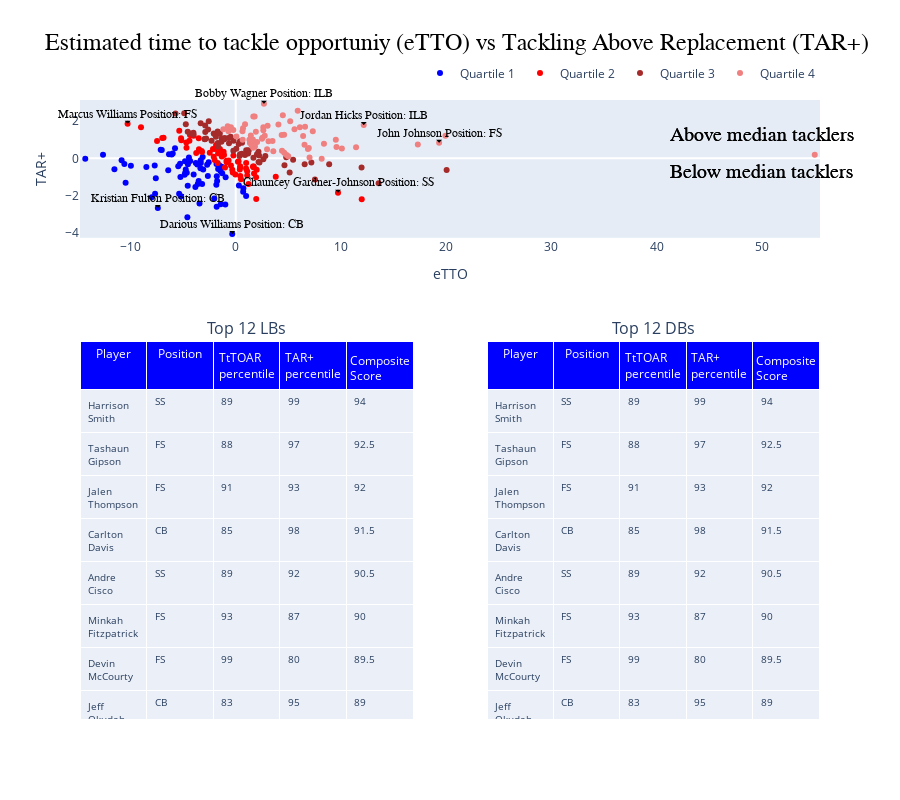

Notebook code cell kept with this figure:
### Code cell
from plotly.subplots import make_subplots


# Create a figure with 2 rows and 1 column
fig = make_subplots(rows=3, cols=2, specs=[[{'colspan':2},None],
                                           [{"type": "table",
                                             'rowspan':2},{"type": "table",
                                             'rowspan':2}],
                                           [None,None]],
                                           subplot_titles=['','Top 12 LBs',
                                                           'Top 12 DBs'])

# Scatter plot
dict_colors = {0:'blue',1:'red',2:'brown',3:'lightcoral'}
for i in range(4):
    metrics_quartile = metrics_df[metrics_df['Quartiles'] == i]
    hover_text = metrics_quartile.apply(lambda row: f"{row['displayName_defender']} - Position {row['position']}", axis=1)
    scatter_trace = go.Scatter(x=metrics_quartile['TtTOE'], y=metrics_quartile['TAR+'], mode='markers', text=hover_text, showlegend=True,
                                marker=dict(color=dict_colors[i],size = 6,opacity = 1), name= f'Quartile {i+1}'
                                )
    fig.add_trace(scatter_trace, row=1, col=1)

# Add horizontal and vertical lines to Scatter plot
# fig.add_hline(y=metrics_df['TAR+'].mean(), line_color='red', line_width=2, line_dash="dash", name='Mean TAR+')
# fig.add_vline(x=metrics_df['TtTOE'].mean(), line_color='red', line_width=2, line_dash="dash", name='Mean TtTOE')

# Set explicit range for x and y axes for Scatter plot
fig.update_xaxes(range=[metrics_df['TtTOE'].min() - 0.5, metrics_df['TtTOE'].max() + 0.5], showgrid=False, row=1, col=1)
fig.update_yaxes(range=[metrics_df['TAR+'].min() - 0.2, metrics_df['TAR+'].max() + 0.2], showgrid=False, row=1, col=1)

# Add annotations for above and below the median of 'TAR+' to Scatter plot
median_tarplus = metrics_df['TAR+'].median()
fig.add_annotation(
    x=50,
    y=median_tarplus + 1,
    text='Above median tacklers',
    showarrow=False,
    ax=0,
    ay=-40,
    font=dict(size=20, color='black', family='Arial'),
    row=1, col=1
)

fig.add_annotation(
    x=50,
    y=median_tarplus - 1,
    text='Below median tacklers',
    showarrow=False,
    ax=0,
    ay=40,
    font=dict(size=20, color='black', family='Arial'),
    row=1, col=1
)
# Set explicit range for x and y axes
fig.update_layout(
    xaxis=dict(range=[metrics_df['TtTOE'].min() - 0.5, metrics_df['TtTOE'].max() + 0.5], showgrid=False),
    yaxis=dict(range=[metrics_df['TAR+'].min() - 0.2, metrics_df['TAR+'].max() + 0.2], showgrid=False),
)

# Add annotations for above and below the median of 'TAR+'
median_tarplus = metrics_df['TAR+'].median()

fig.add_annotation(
    x=50,
    y=median_tarplus + 1,
    text='Above median tacklers',
    showarrow=False,
    ax=0,
    ay=-40,
    font=dict(size=20, color='black', family='Arial'),
)

fig.add_annotation(
    x=50,
    y=median_tarplus - 1,
    text='Below median tacklers',
    showarrow=False,
    ax=0,
    ay=40,
    font=dict(size=20, color='black', family='Arial'),
)

selected_players = ['Chauncey Gardner-Johnson', 'Marcus Williams', 'Darious Williams', 'John Johnson', 'Bobby Wagner',
                    'Kristian Fulton','Jordan Hicks']

annotations = []

for player in selected_players:
    metrics_player = metrics_df[metrics_df['displayName_defender'] == player]
    dict_ann = dict(
        x=metrics_player['TtTOE'].values[0],
        y=metrics_player['TAR+'].values[0],
        text=f"{player} Position: {metrics_player['position'].values[0]}",
        showarrow=True,
        arrowhead=1,
        arrowsize=1,
        arrowwidth=1,
        arrowcolor='black',
        ax=0,
        ay=-10,
        font=dict(size=12, color='black', family='Arial')
    )
    annotations.append(dict_ann)

for annotation in annotations:
    fig.add_annotation(**annotation)

db_df = metrics_df[metrics_df['Position Group'] == 'DB'].sort_values('TAR + TtTOE', ascending=False).head(12)[
    ['displayName_defender', 'position','TtTOE scaled',
       'TAR+ scaled', 'TAR + TtTOE']].round(2)
lb_df = metrics_df[metrics_df['Position Group'] == 'DB'].sort_values('TAR + TtTOE', ascending=False).head(12)[
    ['displayName_defender', 'position','TtTOE scaled',
       'TAR+ scaled', 'TAR + TtTOE']].round(2)

# Add tables to subplot
fig.add_trace(go.Table(header=dict(values=['Player', 'Position','TtTOAR percentile',
                                            'TAR+ percentile', 'Composite Score'],
                        fill_color=dict_colors[0],
                        align='center',
                        font=dict(color='white', size=12)),
                      cells=dict(values=[db_df[col] for col in db_df.columns],
                                 height=24,
                                 font_size=10,
                                 align='left')
                      ), row=2, col=1)

fig.add_trace(go.Table(header=dict(values=['Player', 'Position','TtTOAR percentile',
                                            'TAR+ percentile', 'Composite Score'],
                        fill_color=dict_colors[0],
                        align='center',
                        font=dict(color='white', size=12)),
                      cells=dict(values=[db_df[col] for col in lb_df.columns],
                                 height=24,
                                 font_size=10,
                                 align='left')
                      ), row=2, col=2)

# Update layout
fig.update_layout(
    height=800,
    title_text="Estimated time to tackle opportuniy (eTTO) vs Tackling Above Replacement (TAR+)",
    title_font=dict(size=24, family='Arial', color='black'),
    xaxis_title="eTTO",
    yaxis_title="TAR+",
    legend=dict(
        orientation="h",
        yanchor="bottom",
        y=1.02,
        xanchor="right",
        x=1
    ),
)

# Show the plot
fig.show()
#fig.write_html('scatter_w_tables.html')

### Figure 1 — Plotly figure (JSON) as saved in the notebook; plotly's stock layout.template omitted (floating-point values rounded to 4 significant figures)
{"data": [{"marker": {"color": "blue", "opacity": 1, "size": 6}, "mode": "markers", "name": "Quartile 1", "showlegend": true, "text": ["David Long - Position ILB", "Kareem Jackson - Position SS", "Juston Burris - Position SS", "Mike Edwards - Position FS", "Eddie Jackson - Position SS", "A.J. Terrell - Position CB", "Jordan Whitehead - Position SS", "Kenny Moore - Position CB", "Elandon Roberts - Position ILB", "Troy Andersen - Position ILB", "Talanoa Hufanga - Position SS", "Jaylinn Hawkins - Position FS", "Kristian Fulton - Position CB", "Taron Johnson - Position CB", "Alex Singleton - Position OLB", "Quandre Diggs - Position FS", "Derion Kendrick - Position CB", "Darius Harris - Position ILB", "Darren Hall - Position CB", "Adrian Phillips - Position SS", "James Bradberry - Position CB", "Shaq Thompson - Position ILB", "Jaylon Jones - Position CB", "Patrick Surtain - Position CB", "Brandon Jones - Position SS", "Patrick Queen - Position ILB", "Robert Spillane - Position ILB", "Jalen Pitre - Position FS", "Terrell Edmunds - Position SS", "Jaylen Watson - Position CB", "Deommodore Lenoir - Position CB", "Coby Bryant - Position CB", "Anthony Barr - Position OLB", "Juan Thornhill - Position FS", "Martin Emerson - Position CB", "Drue Tranquill - Position ILB", "Nick Scott - Position SS", "K'Waun Williams - Position CB", "Rashad Fenton - Position CB", "Paulson Adebo - Position CB", "Tre Norwood - Position FS", "Amik Robertson - Position CB", "Denzel Ward - Position CB", "Kyzir White - Position ILB", "Jordan Poyer - Position SS", "Xavien Howard - Position CB", "Lamarcus Joyner - Position SS", "Bryan Cook - Position SS", "Joshua Kalu - Position FS", "Kyle Hamilton - Position FS", "Germaine Pratt - Position OLB", "Alontae Taylor - Position CB", "Willie Gay - Position OLB", "Chidobe Awuzie - Position CB", "Damarri Mathis - Position CB", "Antonio Hamilton - Position CB", "Dylan Cole - Position ILB", "Marco Wilson - Position CB", "Damarion Williams - Position CB", "Asante Samuel - Position CB", "Quincy Williams - Position OLB", "Eric Rowe - Position SS", "Anthony Brown - Position CB", "Mack Wilson - Position OLB", "Kwon Alexander - Position OLB", "Darious Williams - Position CB", "Dane Jackson - Position CB", "Jack Jones - Position CB", "Rayshawn Jenkins - Position SS", "Avonte Maddox - Position CB"], "type": "scatter", "x": [-14.3, -12.61, -11.53, -10.84, -10.58, -10.46, -9.961, -8.489, -7.973, -7.698, -7.663, -7.593, -7.401, -7.126, -7.026, -6.411, -6.339, -6.088, -5.985, -5.769, -5.459, -5.376, -5.287, -5.255, -5.196, -4.852, -4.818, -4.799, -4.746, -4.649, -4.592, -4.56, -4.539, -4.447, -4.324, -3.997, -3.832, -3.79, -3.651, -3.606, -3.521, -3.441, -3.351, -3.331, -3.317, -3.193, -3.138, -3.09, -2.714, -2.646, -2.565, -2.041, -1.839, -1.824, -1.807, -1.797, -1.764, -1.669, -1.569, -1.443, -1.424, -1.327, -1.282, -0.9852, -0.9562, -0.328, 0.3062, 0.7085, 0.7298, 0.9915], "xaxis": "x", "y": [-0.02359, 0.1896, -0.5873, -0.1005, -0.3037, -1.301, -0.3936, -0.4623, -2.09, -0.3885, -1.898, -1.064, -2.663, 0.4602, 0.4402, -0.6337, 0.213, 0.2071, 0.2634, 0.5339, -0.4179, -1.894, -0.2857, -0.9932, -2.027, -0.8745, -0.1613, -0.7659, -0.6016, -0.77, -3.157, -1.474, -0.3182, 0.04521, -0.145, -0.8695, -1.532, -0.2536, -0.3309, -1.376, -1.213, -2.413, -0.5275, -0.09864, -0.2547, -1.375, 0.07309, -0.6005, -0.3373, -0.9431, -0.2102, -2.151, -1.416, -0.299, -2.585, -0.9539, -1.207, -0.5767, -0.3761, -0.6801, -2.452, -0.4554, -0.8048, -2.472, -1.015, -4.053, -1.459, -1.789, -1.608, -2.021], "yaxis": "y"}, {"marker": {"color": "red", "opacity": 1, "size": 6}, "mode": "markers", "name": "Quartile 2", "showlegend": true, "text": ["Marcus Williams - Position FS", "Adrian Amos - Position FS", "Nasir Adderley - Position FS", "Camryn Bynum - Position FS", "Kyler Gordon - Position CB", "Adoree' Jackson - Position CB", "Leighton Vander Esch - Position OLB", "Nate Hobbs - Position CB", "Derwin James - Position FS", "Myles Bryant - Position CB", "Kevin Byard - Position FS", "Sione Takitaki - Position OLB", "Nick Bolton - Position ILB", "Jalen Ramsey - Position CB", "Ja'Whaun Bentley - Position ILB", "Pete Werner - Position OLB", "Cornell Armstrong - Position CB", "Kindle Vildor - Position CB", "Stephon Gilmore - Position CB", "Mike Hughes - Position CB", "L'Jarius Sneed - Position CB", "Tyrann Mathieu - Position FS", "Jalen Mills - Position CB", "J.C. Jackson - Position CB", "Kamren Curl - Position SS", "Darrick Forrest - Position SS", "Quay Walker - Position ILB", "Jaylon Johnson - Position CB", "Matt Milano - Position OLB", "Jaire Alexander - Position CB", "Emmanuel Moseley - Position CB", "Cory Littleton - Position OLB", "Zaven Collins - Position OLB", "Amani Oruwariye - Position CB", "Desmond King - Position CB", "Tae Crowder - Position ILB", "Jaycee Horn - Position CB", "Demario Davis - Position MLB", "Denzel Perryman - Position ILB", "Duron Harmon - Position SS", "Bradley Roby - Position CB", "Isaiah Oliver - Position CB", "Kaiir Elam - Position CB", "Greg Newsome - Position CB", "Marcus Epps - Position SS", "Tariq Woolen - Position CB", "Casey Hayward - Position CB", "Keanu Neal - Position FS", "Jacob Phillips - Position MLB", "D.J. Reed - Position CB", "Jeremiah Owusu-Koramoah - Position OLB", "Justin Evans - Position SS", "Eric Kendricks - Position ILB", "Zach Cunningham - Position ILB", "Darnell Savage - Position SS", "Kenneth Murray - Position ILB", "Marlon Humphrey - Position CB", "David Long - Position CB", "Justin Reid - Position SS", "Jaquan Brisker - Position SS", "Cameron Sutton - Position CB", "Chauncey Gardner-Johnson - Position SS", "Josh Jones - Position FS"], "type": "scatter", "x": [-10.27, -9.002, -7.476, -6.983, -6.856, -5.363, -5.192, -5.171, -4.694, -4.676, -4.398, -4.344, -4.174, -4.013, -3.75, -3.516, -3.492, -3.236, -3.201, -2.465, -2.161, -2.085, -2.001, -1.961, -1.864, -1.809, -1.716, -1.669, -1.496, -1.328, -1.149, -1.11, -1.017, -0.8748, -0.8551, -0.6749, -0.4512, -0.3247, -0.2807, -0.2163, -0.02974, 0.212, 0.2718, 0.3919, 0.4287, 0.4336, 0.4393, 0.504, 0.985, 0.9942, 1.09, 1.096, 1.225, 1.641, 1.685, 1.713, 1.743, 1.937, 1.951, 1.993, 3.808, 9.726, 11.98], "xaxis": "x", "y": [1.845, 1.659, 0.9256, 1.084, 1.108, 1.478, 1.074, 0.9697, 0.8464, 0.5705, 0.9455, 1.247, 1.243, 1.213, 0.2838, 1.07, 0.4819, 0.3988, 0.3452, 0.301, 0.5004, 0.07969, -0.09188, 0.5032, 0.7094, 0.6598, -0.2555, 0.276, 0.5011, 0.1017, 0.3481, 0.1805, -0.4892, -0.1346, -0.2138, -0.1139, -0.3832, -0.6075, -0.7611, 0.148, -0.869, -0.186, -0.1494, -0.5958, -0.4267, -0.4785, -0.9447, -1.12, -0.5417, -0.247, -0.6973, -0.9245, -1.377, -0.4311, -0.4723, -0.4315, -0.8141, -1.01, -2.181, -0.6087, -0.9839, -1.844, -2.185], "yaxis": "y"}, {"marker": {"color": "brown", "opacity": 1, "size": 6}, "mode": "markers", "name": "Quartile 3", "showlegend": true, "text": ["Tremaine Edmunds - Position ILB", "Kamu Grugier-Hill - Position ILB", "Cameron Dantzler - Position CB", "Kerby Joseph - Position SS", "Myles Hartsfield - Position FS", "C.J. Henderson - Position CB", "Steven Nelson - Position CB", "Johnathan Abram - Position SS", "Kendall Fuller - Position CB", "Shaquill Griffin - Position CB", "Ahkello Witherspoon - Position CB", "Charvarius Ward - Position CB", "Nik Needham - Position CB", "Mike Hilton - Position CB", "Kader Kohou - Position CB", "Rodney McLeod - Position FS", "Darius Slay - Position CB", "Benjamin St-Juste - Position CB", "Jayon Brown - Position OLB", "Jabrill Peppers - Position SS", "Trevon Diggs - Position CB", "Cody Barton - Position MLB", "Josh Bynes - Position ILB", "Trevon Moehrig - Position FS", "Jonas Griffith - Position ILB", "Will Harris - Position SS", "Dee Alford - Position CB", "Ben Niemann - Position ILB", "Rock Ya-Sin - Position CB", "Damar Hamlin - Position SS", "Divine Deablo - Position OLB", "Michael Davis - Position CB", "Jayron Kearse - Position FS", "Damien Wilson - Position MLB", "Ryan Neal - Position SS", "Rashaan Evans - Position ILB", "Amani Hooker - Position FS", "T.J. Edwards - Position ILB", "Andrew Adams - Position SS", "Darnay Holmes - Position CB", "Jonathan Jones - Position CB", "Keith Taylor - Position CB", "Isaiah Simmons - Position DB", "Eric Stokes - Position CB", "Rasul Douglas - Position CB", "Roger McCreary - Position CB", "Marcus Peters - Position CB", "Malcolm Rodriguez - Position ILB", "Frankie Luvu - Position ILB", "Josey Jewell - Position ILB", "Jerome Baker - Position ILB", "Michael Jackson - Position CB", "Anthony Averett - Position CB", "Grant Delpit - Position SS", "Jamin Davis - Position OLB", "Justin Simmons - Position FS", "Tyson Campbell - Position CB", "Levi Wallace - Position CB", "Roquan Smith - Position ILB", "Budda Baker - Position SS", "Eli Apple - Position CB", "Arthur Maulet - Position CB", "Devin Lloyd - Position ILB", "Taylor Rapp - Position FS"], "type": "scatter", "x": [-5.721, -4.891, -4.741, -4.559, -4.313, -4.015, -4.014, -3.326, -2.959, -2.936, -2.903, -2.892, -2.812, -2.62, -2.563, -2.291, -2.088, -2.021, -1.879, -1.715, -1.707, -1.702, -1.683, -1.511, -1.355, -1.337, -1.082, -1.046, -0.67, -0.6355, -0.4846, -0.2241, -0.1994, 0.05478, 0.2768, 0.3708, 0.4038, 0.4067, 0.5886, 0.6048, 0.8855, 0.9992, 1.177, 1.183, 1.237, 1.686, 2.024, 2.164, 2.171, 2.221, 2.261, 2.63, 2.814, 4.635, 4.803, 5.129, 5.457, 6.555, 7.189, 7.531, 8.883, 11.96, 13.58, 20.05], "xaxis": "x", "y": [2.401, 2.409, 1.825, 1.429, 1.332, 1.371, 1.27, 1.883, 1.032, 1.018, 1.756, 1.408, 1.064, 1.537, 1.979, 0.9473, 1.333, 1.309, 1.158, 1.43, 0.7469, 0.8259, 0.6356, 1.335, 0.8934, 1.077, 1.027, 1.095, 1.09, 0.8067, 1.153, 0.402, 0.9413, 0.5111, 0.7704, 0.1265, 0.9185, 0.2198, 0.247, 0.8339, 0.1746, 0.4314, 0.4307, 0.2614, 0.4039, 0.03648, 0.224, 0.3489, -0.191, 0.1512, -0.2198, -0.04658, 0.1189, -0.3705, 0.05603, -0.7621, -0.07075, -0.3211, -0.2182, -1.134, -0.3122, -0.495, -1.334, -0.6189], "yaxis": "y"}, {"marker": {"color": "lightcoral", "opacity": 1, "size": 6}, "mode": "markers", "name": "Quartile 4", "showlegend": true, "text": ["Geno Stone - Position SS", "Malik Hooker - Position FS", "Chris Harris - Position CB", "Foyesade Oluokun - Position ILB", "Byron Murphy - Position CB", "Lavonte David - Position ILB", "De'Vondre Campbell - Position ILB", "Akeem Davis-Gaither - Position OLB", "Xavier McKinney - Position FS", "Jaquan Johnson - Position FS", "Fred Warner - Position ILB", "Jamel Dean - Position CB", "Kyle Dugger - Position FS", "Jourdan Lewis - Position CB", "Alex Anzalone - Position ILB", "Michael Carter - Position CB", "Bryce Callahan - Position CB", "Xavier Woods - Position FS", "Jonathan Owens - Position FS", "Christian Kirksey - Position OLB", "Marshon Lattimore - Position CB", "Vonn Bell - Position SS", "Brandon Stephens - Position FS", "Antoine Winfield - Position FS", "Donte Jackson - Position CB", "Julian Love - Position SS", "Terrance Mitchell - Position CB", "Bobby Okereke - Position ILB", "DeShon Elliott - Position FS", "Bobby Wagner - Position ILB", "Bobby McCain - Position FS", "Jevon Holland - Position FS", "Devin White - Position ILB", "Logan Wilson - Position ILB", "Jordyn Brooks - Position ILB", "Nicholas Morrow - Position OLB", "Jeff Okudah - Position CB", "Duke Riley - Position ILB", "Patrick Peterson - Position CB", "Carlton Davis - Position CB", "Myles Jack - Position ILB", "Ahmad Gardner - Position CB", "Dre Greenlaw - Position ILB", "Rodney Thomas - Position FS", "Tashaun Gipson - Position FS", "Derek Stingley - Position CB", "Harrison Smith - Position SS", "Andre Cisco - Position SS", "Marcus Maye - Position FS", "C.J. Mosley - Position ILB", "Jalen Thompson - Position FS", "Donovan Wilson - Position SS", "Jessie Bates - Position FS", "Chandon Sullivan - Position CB", "Minkah Fitzpatrick - Position FS", "Fabian Moreau - Position CB", "Brandon Facyson - Position CB", "Ernest Jones - Position ILB", "Richie Grant - Position SS", "Cole Holcomb - Position ILB", "Mykal Walker - Position ILB", "Jordan Hicks - Position ILB", "Zaire Franklin - Position OLB", "John Johnson - Position FS", "Devin McCourty - Position FS", "Chuck Clark - Position SS"], "type": "scatter", "x": [-1.176, -0.7594, -0.6848, -0.6256, -0.5423, -0.4543, -0.2218, 0.06573, 0.6444, 0.6622, 0.6936, 0.8889, 1.299, 1.348, 1.439, 1.523, 1.628, 1.66, 1.674, 1.796, 1.799, 1.803, 1.832, 1.917, 2.035, 2.501, 2.54, 2.625, 2.627, 2.686, 2.759, 2.982, 3.035, 3.119, 3.499, 3.578, 4.059, 4.371, 4.404, 4.48, 4.602, 4.612, 4.841, 4.994, 5.179, 5.586, 5.894, 6.098, 6.407, 6.541, 6.59, 6.868, 6.949, 7.018, 7.327, 8.173, 8.388, 9.517, 9.58, 10.09, 11.44, 12.17, 17.31, 19.33, 19.94, 55.03], "xaxis": "x", "y": [1.562, 1.713, 1.451, 1.616, 1.574, 1.66, 1.513, 1.164, 1.452, 0.9957, 1.608, 1.827, 0.9938, 0.8258, 1.226, 0.679, 1.013, 0.5714, 2.235, 0.8781, 0.7635, 2.24, 0.6274, 1.422, 0.8701, 1.045, 1.099, 1.497, 1.665, 2.923, 1.215, 0.4898, 1.747, 0.9117, 0.9234, 0.3769, 1.817, 1.247, 0.4039, 2.303, 1.269, 0.2989, 0.1785, 0.1173, 1.988, 1.554, 2.544, 1.661, 1.189, 0.7216, 1.696, 0.4943, 0.5502, 0.03886, 1.45, -0.02661, 0.7747, 0.9957, 0.6122, 0.5307, 0.598, 1.779, 0.7393, 0.8343, 1.203, 0.1916], "yaxis": "y"}, {"cells": {"align": "left", "font": {"size": 10}, "height": 24, "values": [["Harrison Smith", "Tashaun Gipson", "Jalen Thompson", "Carlton Davis", "Andre Cisco", "Minkah Fitzpatrick", "Devin McCourty", "Jeff Okudah", "Derek Stingley", "Vonn Bell", "DeShon Elliott", "Marcus Maye"], ["SS", "FS", "FS", "CB", "SS", "FS", "FS", "CB", "CB", "SS", "FS", "FS"], [89, 88, 91, 85, 89, 93, 99, 83, 88, 74, 79, 90], [99, 97, 93, 98, 92, 87, 80, 95, 89, 98, 92, 79], [94, 92.5, 92, 91.5, 90.5, 90, 89.5, 89, 88.5, 86, 85.5, 84.5]]}, "domain": {"x": [0, 0.45], "y": [0, 0.6111]}, "header": {"align": "center", "fill": {"color": "blue"}, "font": {"color": "white", "size": 12}, "values": ["Player", "Position", "TtTOAR percentile", "TAR+ percentile", "Composite Score"]}, "type": "table"}, {"cells": {"align": "left", "font": {"size": 10}, "height": 24, "values": [["Harrison Smith", "Tashaun Gipson", "Jalen Thompson", "Carlton Davis", "Andre Cisco", "Minkah Fitzpatrick", "Devin McCourty", "Jeff Okudah", "Derek Stingley", "Vonn Bell", "DeShon Elliott", "Marcus Maye"], ["SS", "FS", "FS", "CB", "SS", "FS", "FS", "CB", "CB", "SS", "FS", "FS"], [89, 88, 91, 85, 89, 93, 99, 83, 88, 74, 79, 90], [99, 97, 93, 98, 92, 87, 80, 95, 89, 98, 92, 79], [94, 92.5, 92, 91.5, 90.5, 90, 89.5, 89, 88.5, 86, 85.5, 84.5]]}, "domain": {"x": [0.55, 1], "y": [0, 0.6111]}, "header": {"align": "center", "fill": {"color": "blue"}, "font": {"color": "white", "size": 12}, "values": ["Player", "Position", "TtTOAR percentile", "TAR+ percentile", "Composite Score"]}, "type": "table"}], "layout": {"annotations": [{"font": {"size": 16}, "showarrow": false, "text": "Top 12 LBs", "x": 0.225, "xanchor": "center", "xref": "paper", "y": 0.6111, "yanchor": "bottom", "yref": "paper"}, {"font": {"size": 16}, "showarrow": false, "text": "Top 12 DBs", "x": 0.775, "xanchor": "center", "xref": "paper", "y": 0.6111, "yanchor": "bottom", "yref": "paper"}, {"ax": 0, "ay": -40, "font": {"color": "black", "family": "Arial", "size": 20}, "showarrow": false, "text": "Above median tacklers", "x": 50, "xref": "x", "y": 1.276, "yref": "y"}, {"ax": 0, "ay": 40, "font": {"color": "black", "family": "Arial", "size": 20}, "showarrow": false, "text": "Below median tacklers", "x": 50, "xref": "x", "y": -0.724, "yref": "y"}, {"ax": 0, "ay": -40, "font": {"color": "black", "family": "Arial", "size": 20}, "showarrow": false, "text": "Above median tacklers", "x": 50, "y": 1.276}, {"ax": 0, "ay": 40, "font": {"color": "black", "family": "Arial", "size": 20}, "showarrow": false, "text": "Below median tacklers", "x": 50, "y": -0.724}, {"arrowcolor": "black", "arrowhead": 1, "arrowsize": 1, "arrowwidth": 1, "ax": 0, "ay": -10, "font": {"color": "black", "family": "Arial", "size": 12}, "showarrow": true, "text": "Chauncey Gardner-Johnson Position: SS", "x": 9.726, "y": -1.844}, {"arrowcolor": "black", "arrowhead": 1, "arrowsize": 1, "arrowwidth": 1, "ax": 0, "ay": -10, "font": {"color": "black", "family": "Arial", "size": 12}, "showarrow": true, "text": "Marcus Williams Position: FS", "x": -10.27, "y": 1.845}, {"arrowcolor": "black", "arrowhead": 1, "arrowsize": 1, "arrowwidth": 1, "ax": 0, "ay": -10, "font": {"color": "black", "family": "Arial", "size": 12}, "showarrow": true, "text": "Darious Williams Position: CB", "x": -0.328, "y": -4.053}, {"arrowcolor": "black", "arrowhead": 1, "arrowsize": 1, "arrowwidth": 1, "ax": 0, "ay": -10, "font": {"color": "black", "family": "Arial", "size": 12}, "showarrow": true, "text": "John Johnson Position: FS", "x": 19.33, "y": 0.8343}, {"arrowcolor": "black", "arrowhead": 1, "arrowsize": 1, "arrowwidth": 1, "ax": 0, "ay": -10, "font": {"color": "black", "family": "Arial", "size": 12}, "showarrow": true, "text": "Bobby Wagner Position: ILB", "x": 2.686, "y": 2.923}, {"arrowcolor": "black", "arrowhead": 1, "arrowsize": 1, "arrowwidth": 1, "ax": 0, "ay": -10, "font": {"color": "black", "family": "Arial", "size": 12}, "showarrow": true, "text": "Kristian Fulton Position: CB", "x": -7.401, "y": -2.663}, {"arrowcolor": "black", "arrowhead": 1, "arrowsize": 1, "arrowwidth": 1, "ax": 0, "ay": -10, "font": {"color": "black", "family": "Arial", "size": 12}, "showarrow": true, "text": "Jordan Hicks Position: ILB", "x": 12.17, "y": 1.779}], "height": 800, "legend": {"orientation": "h", "x": 1, "xanchor": "right", "y": 1.02, "yanchor": "bottom"}, "title": {"font": {"color": "black", "family": "Arial", "size": 24}, "text": "Estimated time to tackle opportuniy (eTTO) vs Tackling Above Replacement (TAR+)"}, "xaxis": {"anchor": "y", "domain": [0, 1], "range": [-14.8, 55.53], "showgrid": false, "title": {"text": "eTTO"}}, "yaxis": {"anchor": "x", "domain": [0.7778, 1], "range": [-4.253, 3.123], "showgrid": false, "title": {"text": "TAR+"}}}}
